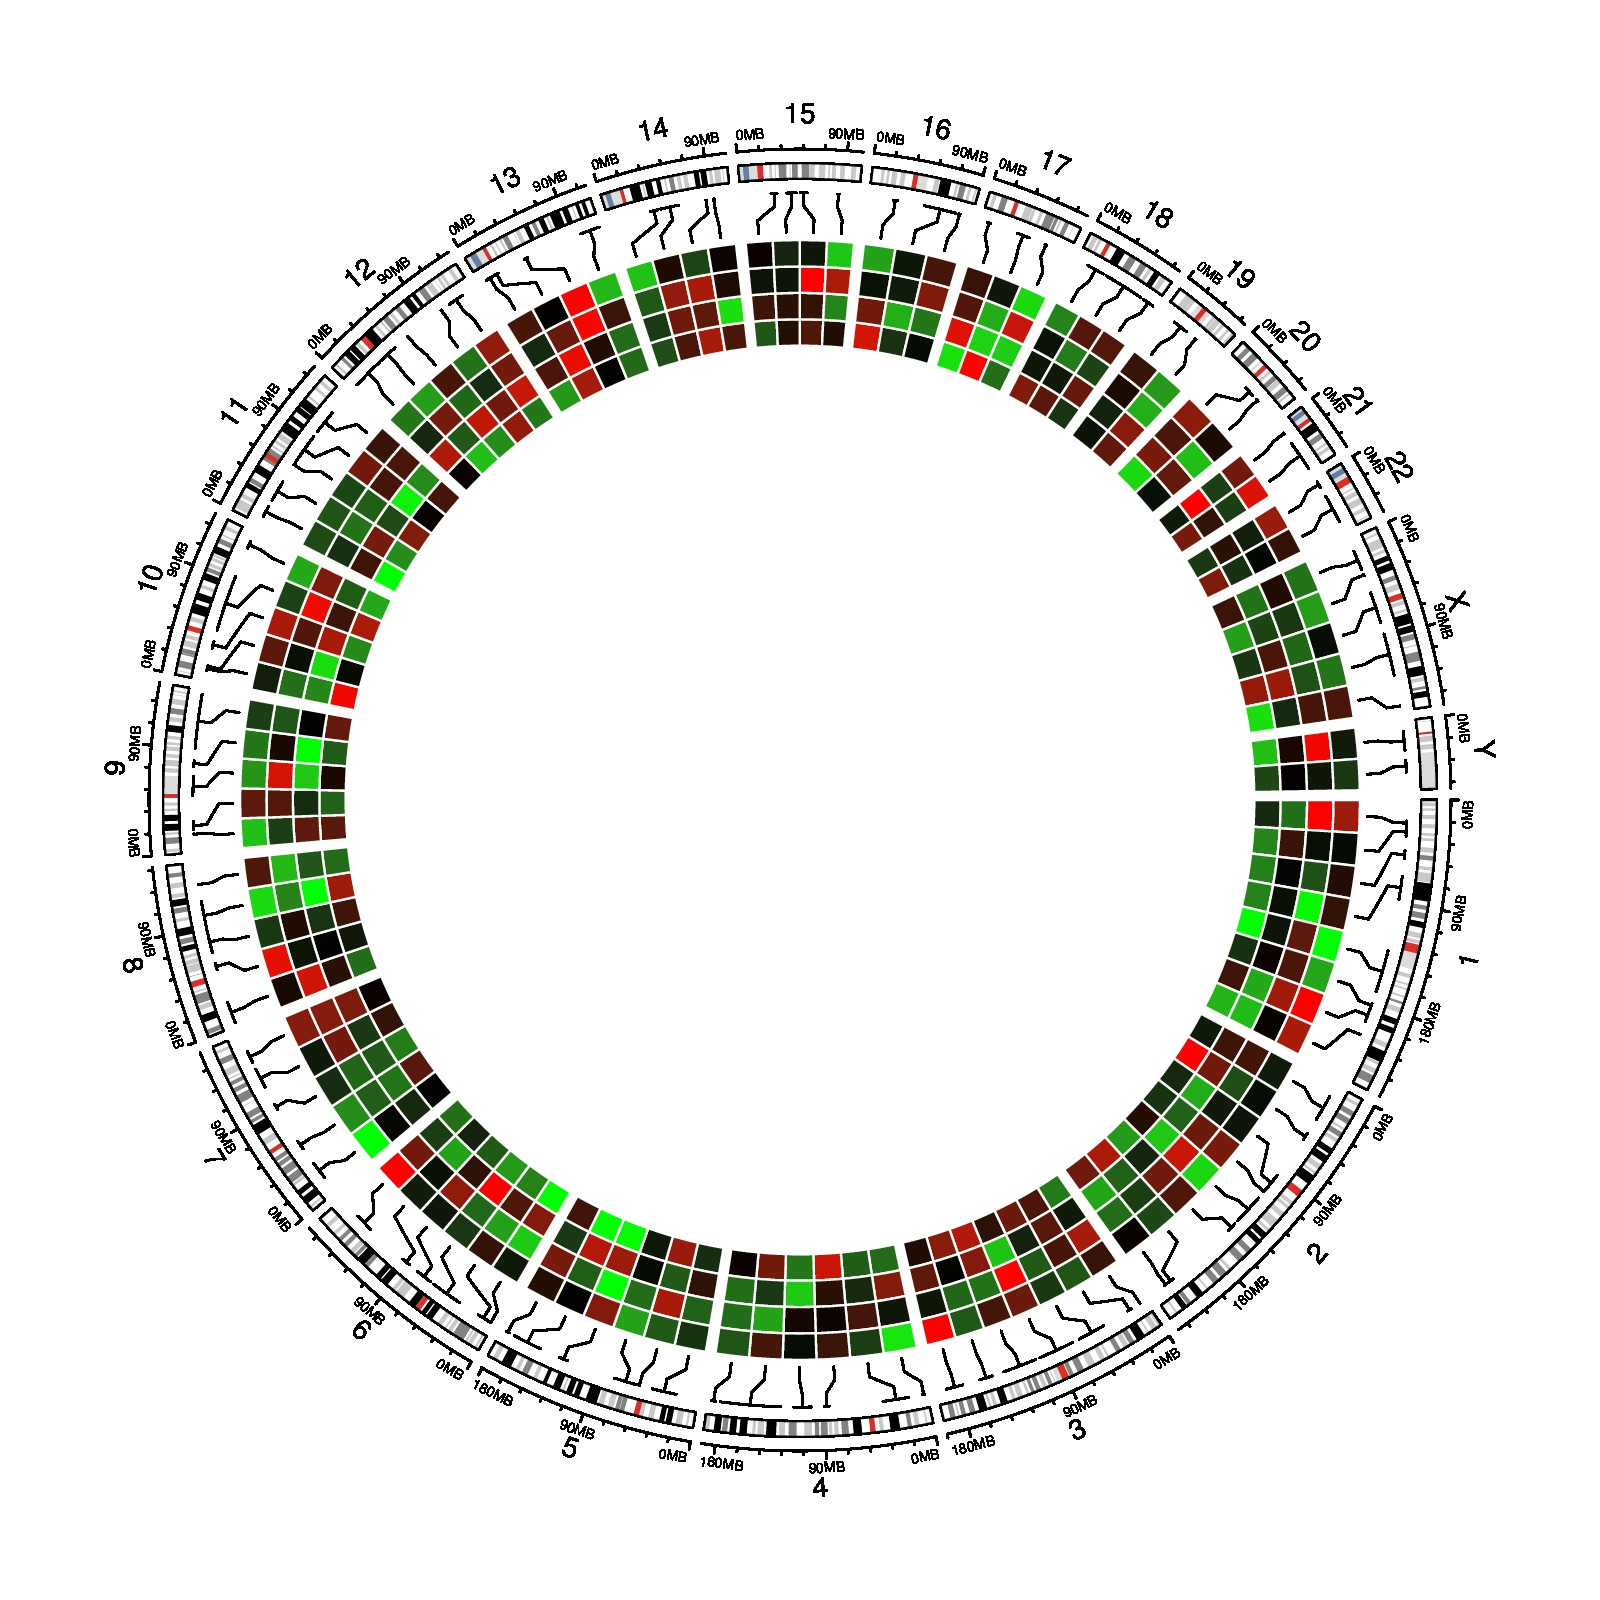

This chart was generated by the following R code:
library(circlize)
circos.initializeWithIdeogram()
bed = generateRandomBed(nr = 100, nc = 4)
col_fun = colorRamp2(c(-1, 0, 1), c("green", "black", "red"))
circos.genomicHeatmap(bed, col = col_fun, side = "inside", border = "white")
circos.clear()
